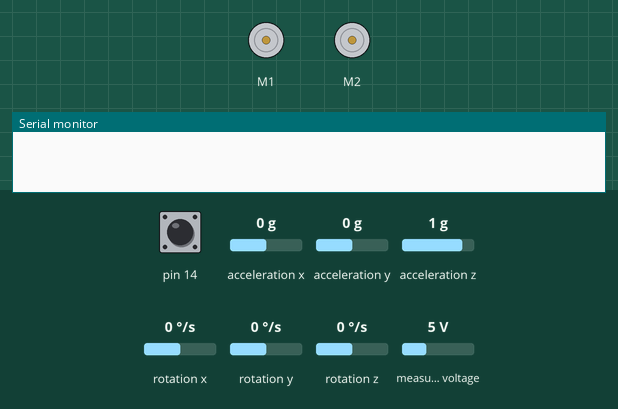
Simulated run of this sketch. Board: Arduino Leonardo, built with avr-gcc and run on an emulated ATmega32U4. Parts: 2 × DC motor (green arrow = forward, orange = backward, longer = faster), the last lines printed to the serial monitor. The inputs (shaded band) are chosen by the test bench; at power-on: pin 14 HIGH, acceleration x 0 g, acceleration y 0 g, acceleration z 1 g, rotation x 0 °/s, rotation y 0 °/s, rotation z 0 °/s, measured voltage 5 V.

Above: at 0.8 s.
0.9 s: pin 14 pulled LOW for 0.15 s
At 2.6 s:
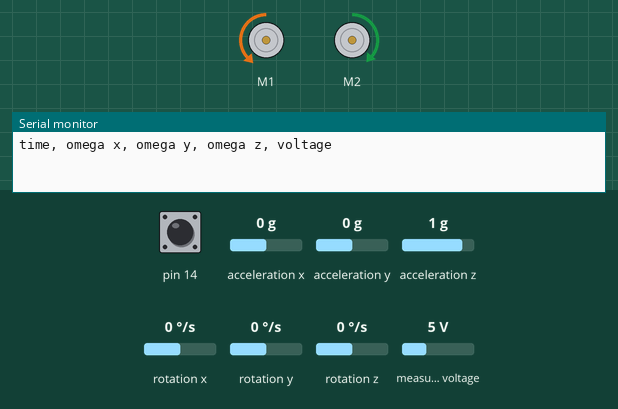
Timing chart, 0 to 5.1 s (numbered marks = the images above; inputs shaded):
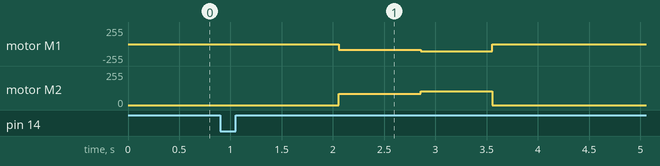

Measured:
- after the input at 0.9 s, motor M1: stopped → backward 89/255 after 1.2 s, → backward 108/255 0.80 s later, → stopped 0.70 s later; motor M2: stopped → forward 84/255 after 1.2 s, → forward 102/255 0.80 s later, → stopped 0.70 s later

The sketch:

turning_collection.ino
```cpp
#include <Zumo32U4.h>
#include <Wire.h>
#include <L3G.h>

Zumo32U4Motors motors;
Zumo32U4Encoders encoders;
Zumo32U4ButtonA buttonA;

L3G gyro;

unsigned long startTime = 0;
unsigned long timeRunning = 3000000/2;
unsigned long fudgeTime = 400000;
float spd = 170;
float start_spd = 140;

int countsRight;
int countsLeft;
int voltage;
unsigned long elapsedTime;

void setup() {

  // waiting for button

  buttonA.waitForButton();
  delay(1000);
  startTime = micros();

  Serial.println("time, omega x, omega y, omega z, voltage");

   // other setup
  Serial.begin(115200);


  // gyro initialization
  Wire.begin();

  gyro.init();
  gyro.enableDefault();


  motors.setSpeeds(-start_spd,int(.95*start_spd));
  delay(800);


}

void loop() {

  gyro.read();

  elapsedTime = micros() - startTime;

  if(elapsedTime < timeRunning){
    motors.setSpeeds(-spd,int(.95*spd));
  }

  else motors.setSpeeds(0,0);

  if(elapsedTime < (timeRunning + fudgeTime)){

    voltage = readBatteryMillivolts();

    Serial.print(elapsedTime);
    Serial.print(',');
    Serial.print(gyro.g.x);
    Serial.print(',');
    Serial.print(gyro.g.y);
    Serial.print(',');
    Serial.print(gyro.g.z);
    Serial.print(',');
    Serial.print(voltage);
    Serial.println();

  }

}
```
